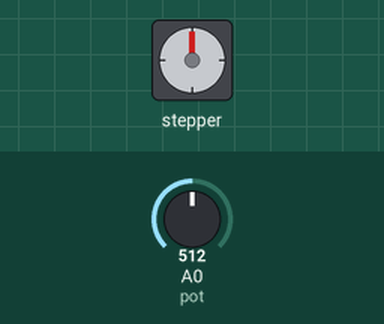
A sketch run on a simulated Arduino Uno, built with avr-gcc and run on an emulated ATmega328P. On the bench: stepper motor. Wiring (inferred from the names in the program): stepper motor driver (200 steps per turn assumed): step pin 5; direction pin 4. The test bench sets the inputs (shaded band); at power-on: A0 (pot) = 512.

Above: at 1.2 s.
1.3 s: A0 (pot) set to 458
2.8 s: A0 (pot) set to 431
At 2.95 s:
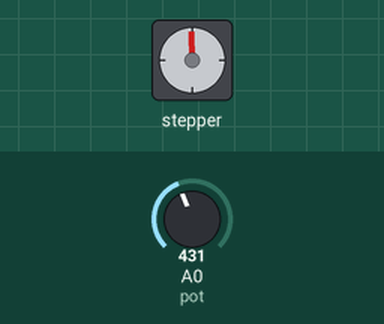
At 3.55 s:
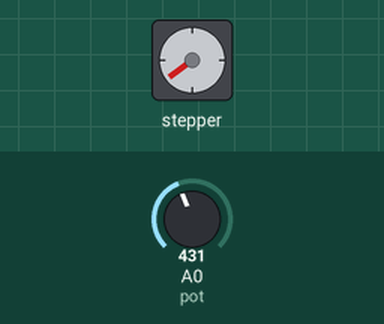
Timing chart, 0 to 14.8 s (numbered marks = the images above; inputs shaded):
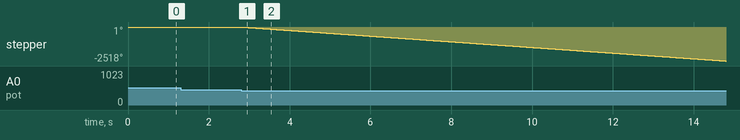

The sketch:

Practica3.ino
```cpp
int DIR = 4;       // pin para giro del motor
int STEP = 5;       // pin para los pasos del motor
int X;
#define LIMSUP 574  // limite medio superior pot 524
#define LIMINF 450  // limite medio inferior pot 500

void setup() {
  pinMode(DIR, OUTPUT);  // salidas de arduino
  pinMode(STEP, OUTPUT);  // salidas de arduino
}

void loop() {
  digitalWrite(DIR, HIGH);          // indica el giro del motor
  X = analogRead(A0);                // lectura del potenciometro
  if(X > LIMSUP)                     // si el valor es mayor a LIMSUP
  {
    digitalWrite(STEP, HIGH);        // instruccion de movimiento
    delayMicroseconds(20500);        // instruccion de velocidad
    digitalWrite(STEP, LOW);
    delayMicroseconds(20500);
  }

  digitalWrite(DIR, LOW);           // indica el giro del motor
  X = analogRead(A0);                // lectura del potenciometro
  if (X < LIMINF)                    // si el valor es menor a LIMINF
  {
    digitalWrite(STEP, HIGH);        // instruccion de movimiento
    delayMicroseconds(20500);        // instruccion de velocidad
    digitalWrite(STEP, LOW);
    delayMicroseconds(20500);
  }
  X = analogRead (A0);
  if ( LIMINF < X < LIMSUP)
  {
    digitalWrite(STEP, LOW);
    digitalWrite(STEP, LOW);
  }
  }
```

Measured:
- the behaviour switches between 450 and 449 on A0 (pot) (found by bisection; images 0 and 1)
- after the input at 1.3 s, every drawn part: stays the same
- after the input at 2.8 s, stepper: keeps turning counter-clockwise at about 210°/s, starting at once
